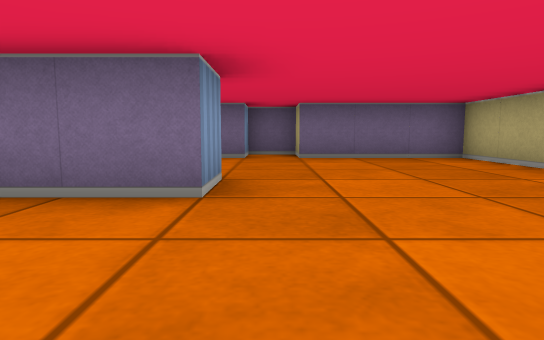
view 1 (above)

15 first-person views from a walk through a cub3D ray-caster map. The camera is about half as high as the walls, tilts 6° down and sees 75° across. The floor is counted in squares. Each view is taken from the middle of a square. On the plan, view 1 faces up. The plan holds only what a view shows up to about 9 squares ahead; the rest is blank.

view 2
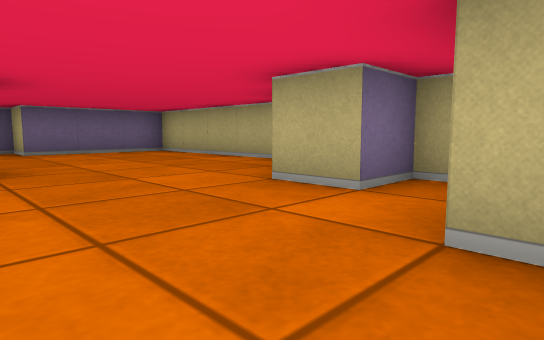

view 3
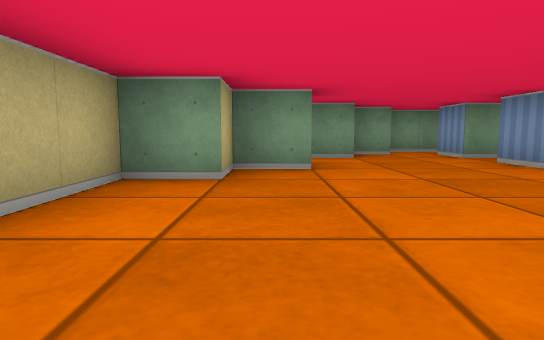

view 4
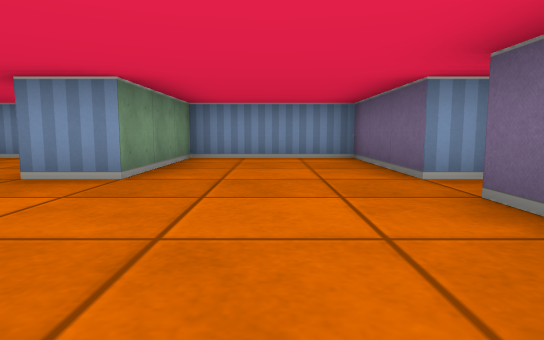

view 5
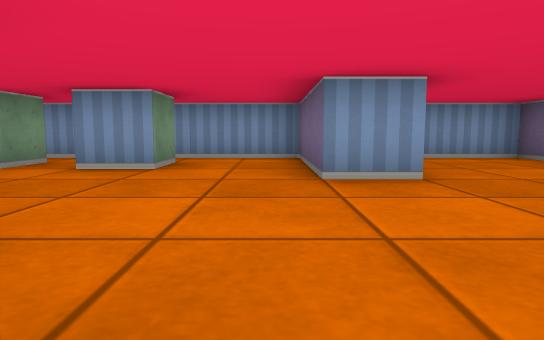

view 6
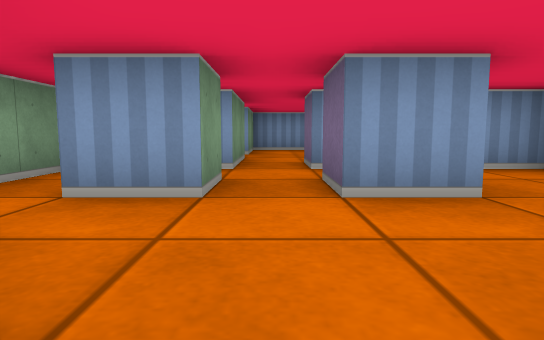

view 7
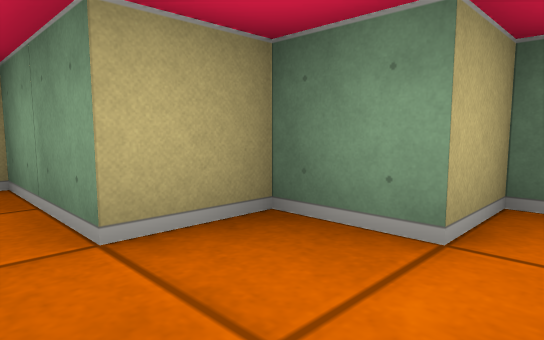

view 8
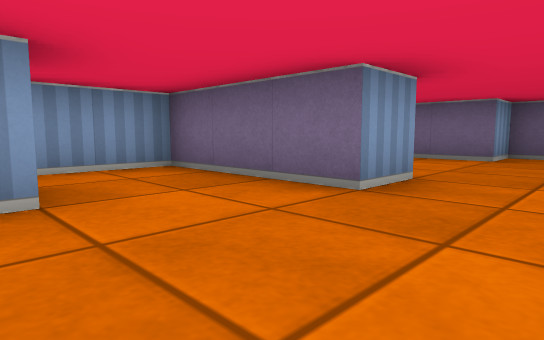

view 9
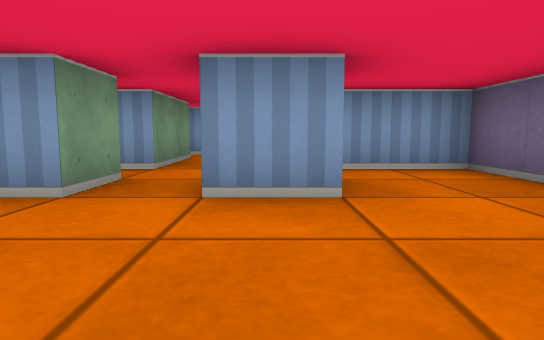

view 10
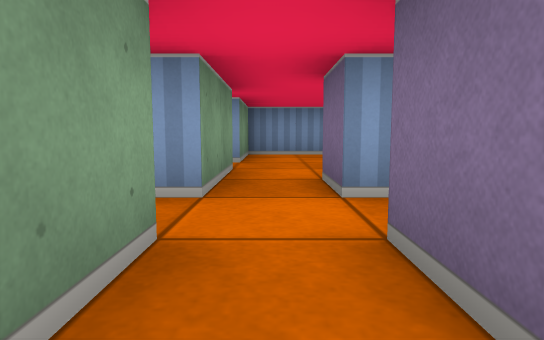

view 11
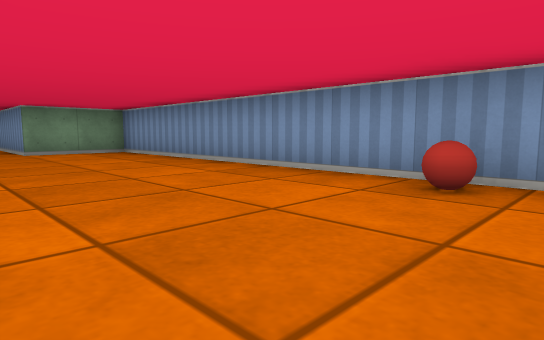

view 12
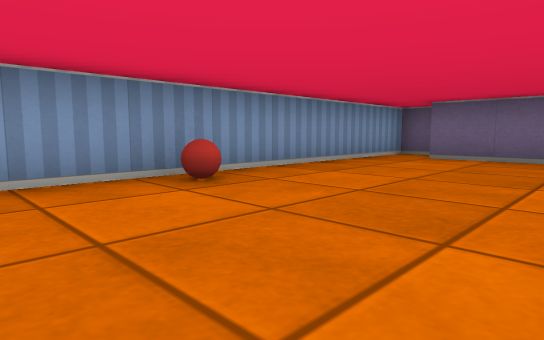

view 13
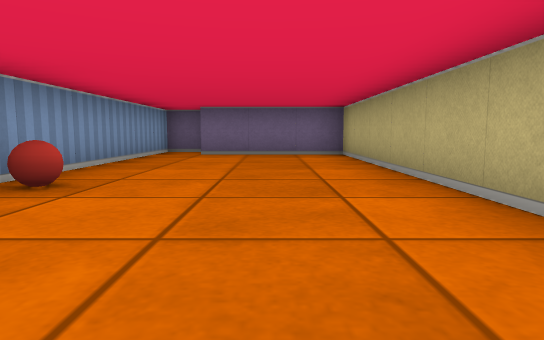

view 14
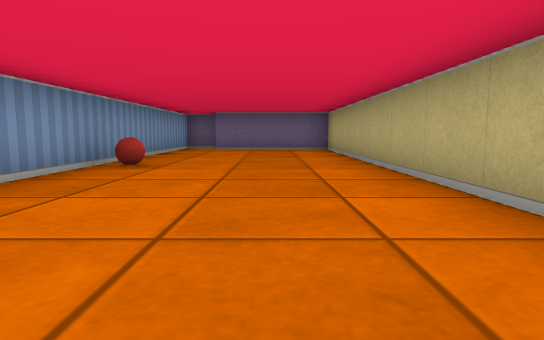

view 15
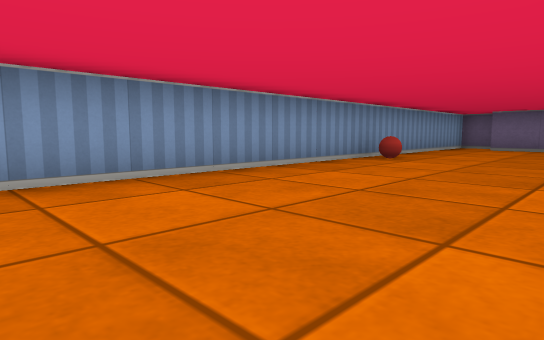

### Floor plan
Ten units are one square. View 1 is at (0, 0); x grows to the right and y downward. Boxes are objects, and circles mark ways between rooms. Rooms are numbered by the first view taken in them; rooms with no view inside come last. Other rooms are left out.
<svg viewBox="-90 -120 130 160">
<path fill="none" stroke="#000" d="M-25 -5 -15 -5 -15 5 -25 5M-25 15 -15 15 -15 25M-35 15 -35 22M-32 35 -5 35 -5 25 5 25 5 15 25 15 25 5 15 5 15 -5 25 -5 25 -15 35 -15 35 -65 5 -65 5 -75 -5 -75 -5 -65 -35 -65 -35 -35 -5 -35 -5 -25 -35 -25 -35 5M-45 -29 -45 -105 -75 -105M-35 5 -45 5M-55 15 -35 15M-76 -115 -85 -115 -85 15 -65 15"/>
<rect x="-85" y="-65" width="10" height="10" fill="#bbb"><title>ball</title></rect>
<circle cx="-40" cy="10" r="3" fill="#2a7"/>
<text x="0" y="-20">1</text>
<text x="-60" y="-50">2</text>
</svg>
Room 1 opens to room 2.

Where each view was taken, in squares from view 1:
view 1: 0 up, 0 right, facing up
view 2: 2 down, 1 left, facing up-right
view 3: 5 up, 2 right, facing down
view 4: 5 up, 3 right, facing left
view 5: 2 up, 3 right, facing left
view 6: 1 down, 1 right, facing left
view 7: 1 down, 1 left, facing down-right
view 8: 0 up, 1 right, facing up-left
view 9: 0 up, 1 right, facing left
view 10: 1 down, 1 left, facing left
view 11: 7 up, 5 left, facing down-left
view 12: 4 up, 5 left, facing up-left
view 13: 3 up, 6 left, facing up
view 14: 1 up, 6 left, facing up
view 15: 0 up, 5 left, facing up-left
